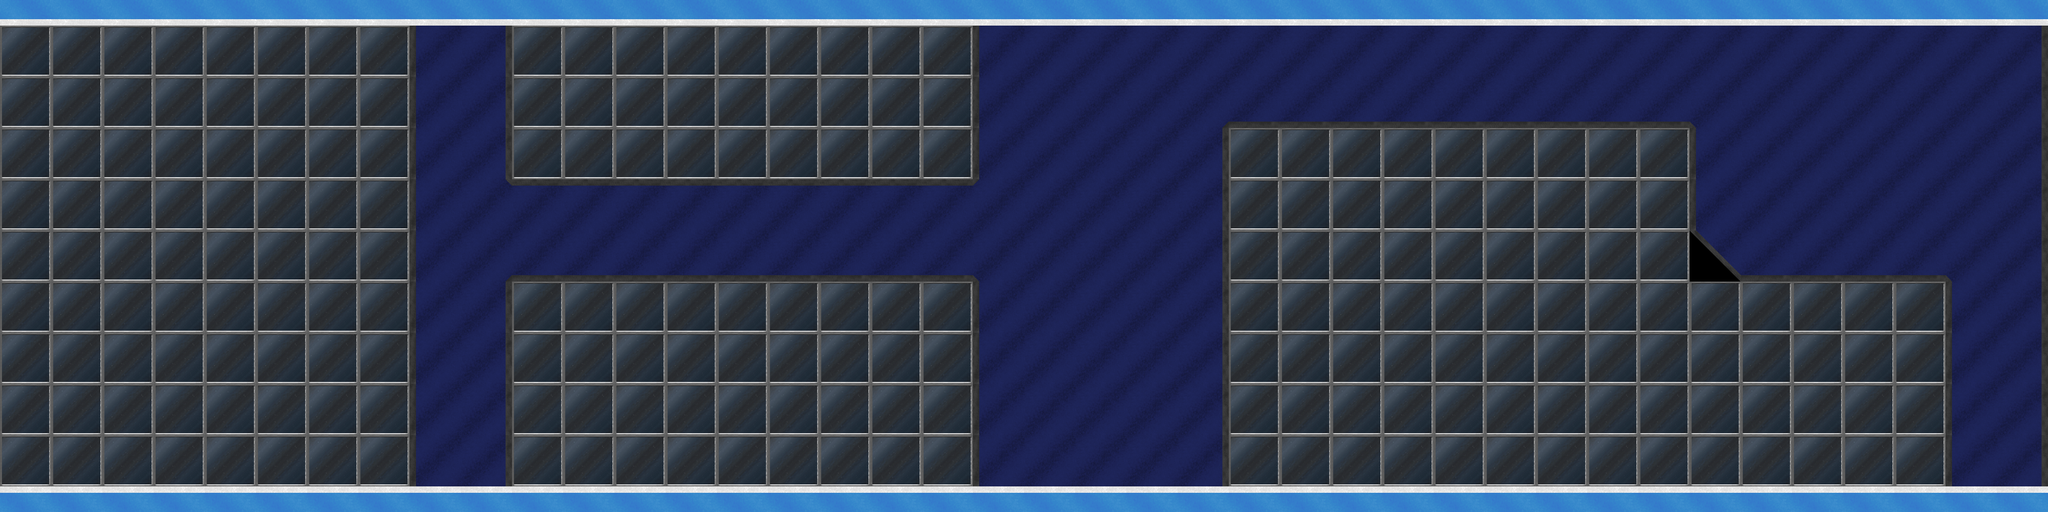

A level layout from a 2D game, rendered from its tile map. Below: a short description, then the map file with its tile-grid data intact:
An orthogonal 80x20 tile map with 64x64 px tiles, 1 tile layer (Tile Layer 1).

<map version="1.0" orientation="orthogonal" width="80" height="20" tilewidth="64" tileheight="64">
 <tileset firstgid="1" name="tiles" tilewidth="64" tileheight="64">
  <image source="../textures/tiles.png" width="1280" height="1280" />
 </tileset>
 <layer name="Tile Layer 1" width="80" height="20">
  <data encoding="csv">
21,22,21,22,21,22,21,22,21,22,21,22,21,22,21,22,21,22,21,22,21,22,21,22,21,22,21,22,21,22,21,22,21,22,21,22,21,22,21,22,21,22,21,22,21,22,21,22,21,22,21,22,21,22,21,22,21,22,21,22,21,22,21,22,21,22,21,22,21,22,21,22,21,22,21,22,21,22,21,22,
121,122,121,122,121,122,121,122,121,122,121,122,121,122,121,122,363,364,361,362,121,122,121,122,121,122,121,122,121,122,121,122,121,122,121,122,121,122,363,364,373,374,373,374,373,374,373,374,373,374,373,374,373,374,373,374,373,374,373,374,373,374,373,374,373,374,373,374,373,374,373,374,373,374,373,374,373,374,361,362,
141,142,141,142,141,142,141,142,141,142,141,142,141,142,141,142,383,384,381,382,141,142,141,142,141,142,141,142,141,142,141,142,141,142,141,142,141,142,383,384,393,394,393,394,393,394,393,394,393,394,393,394,393,394,393,394,393,394,393,394,393,394,393,394,393,394,393,394,393,394,393,394,393,394,393,394,393,394,381,382,
121,122,121,122,121,122,121,122,121,122,121,122,121,122,121,122,363,364,361,362,121,122,121,122,121,122,121,122,121,122,121,122,121,122,121,122,121,122,363,364,373,374,373,374,373,374,327,328,321,322,321,322,321,322,321,322,321,322,321,322,321,322,321,322,321,322,371,372,373,374,373,374,373,374,373,374,373,374,361,362,
141,142,141,142,141,142,141,142,141,142,141,142,141,142,141,142,383,384,381,382,141,142,141,142,141,142,141,142,141,142,141,142,141,142,141,142,141,142,383,384,393,394,393,394,393,394,347,348,341,342,341,342,341,342,341,342,341,342,341,342,341,342,341,342,341,342,391,392,393,394,393,394,393,394,393,394,393,394,381,382,
121,122,121,122,121,122,121,122,121,122,121,122,121,122,121,122,363,364,361,362,121,122,121,122,121,122,121,122,121,122,121,122,121,122,121,122,121,122,363,364,373,374,373,374,373,374,361,362,121,122,121,122,121,122,121,122,121,122,121,122,121,122,121,122,121,122,363,364,373,374,373,374,373,374,373,374,373,374,361,362,
141,142,141,142,141,142,141,142,141,142,141,142,141,142,141,142,383,384,381,382,141,142,141,142,141,142,141,142,141,142,141,142,141,142,141,142,141,142,383,384,393,394,393,394,393,394,381,382,141,142,141,142,141,142,141,142,141,142,141,142,141,142,141,142,141,142,383,384,393,394,393,394,393,394,393,394,393,394,381,382,
121,122,121,122,121,122,121,122,121,122,121,122,121,122,121,122,363,364,329,330,323,324,323,324,323,324,323,324,323,324,323,324,323,324,323,324,323,324,365,366,373,374,373,374,373,374,361,362,121,122,121,122,121,122,121,122,121,122,121,122,121,122,121,122,121,122,363,364,373,374,373,374,373,374,373,374,373,374,361,362,
141,142,141,142,141,142,141,142,141,142,141,142,141,142,141,142,383,384,349,350,343,344,343,344,343,344,343,344,343,344,343,344,343,344,343,344,343,344,385,386,393,394,393,394,393,394,381,382,141,142,141,142,141,142,141,142,141,142,141,142,141,142,141,142,141,142,383,384,393,394,393,394,393,394,393,394,393,394,381,382,
121,122,121,122,121,122,121,122,121,122,121,122,121,122,121,122,363,364,327,328,321,322,321,322,321,322,321,322,321,322,321,322,321,322,321,322,321,322,371,372,373,374,373,374,373,374,361,362,121,122,121,122,121,122,121,122,121,122,121,122,121,122,121,122,121,122,369,370,321,322,321,322,321,322,321,322,371,372,361,362,
141,142,141,142,141,142,141,142,141,142,141,142,141,142,141,142,383,384,347,348,341,342,341,342,341,342,341,342,341,342,341,342,341,342,341,342,341,342,391,392,393,394,393,394,393,394,381,382,141,142,141,142,141,142,141,142,141,142,141,142,141,142,141,142,141,142,389,390,341,342,341,342,341,342,341,342,391,392,381,382,
121,122,121,122,121,122,121,122,121,122,121,122,121,122,121,122,363,364,361,362,121,122,121,122,121,122,121,122,121,122,121,122,121,122,121,122,121,122,363,364,373,374,373,374,373,374,361,362,121,122,121,122,121,122,121,122,121,122,121,122,121,122,121,122,121,122,121,122,121,122,121,122,121,122,121,122,363,364,361,362,
141,142,141,142,141,142,141,142,141,142,141,142,141,142,141,142,383,384,381,382,141,142,141,142,141,142,141,142,141,142,141,142,141,142,141,142,141,142,383,384,393,394,393,394,393,394,381,382,141,142,141,142,141,142,141,142,141,142,141,142,141,142,141,142,141,142,141,142,141,142,141,142,141,142,141,142,383,384,381,382,
121,122,121,122,121,122,121,122,121,122,121,122,121,122,121,122,363,364,361,362,121,122,121,122,121,122,121,122,121,122,121,122,121,122,121,122,121,122,363,364,373,374,373,374,373,374,361,362,121,122,121,122,121,122,121,122,121,122,121,122,121,122,121,122,121,122,121,122,121,122,121,122,121,122,121,122,363,364,361,362,
141,142,141,142,141,142,141,142,141,142,141,142,141,142,141,142,383,384,381,382,141,142,141,142,141,142,141,142,141,142,141,142,141,142,141,142,141,142,383,384,393,394,393,394,393,394,381,382,141,142,141,142,141,142,141,142,141,142,141,142,141,142,141,142,141,142,141,142,141,142,141,142,141,142,141,142,383,384,381,382,
121,122,121,122,121,122,121,122,121,122,121,122,121,122,121,122,363,364,361,362,121,122,121,122,121,122,121,122,121,122,121,122,121,122,121,122,121,122,363,364,373,374,373,374,373,374,361,362,121,122,121,122,121,122,121,122,121,122,121,122,121,122,121,122,121,122,121,122,121,122,121,122,121,122,121,122,363,364,361,362,
141,142,141,142,141,142,141,142,141,142,141,142,141,142,141,142,383,384,381,382,141,142,141,142,141,142,141,142,141,142,141,142,141,142,141,142,141,142,383,384,393,394,393,394,393,394,381,382,141,142,141,142,141,142,141,142,141,142,141,142,141,142,141,142,141,142,141,142,141,142,141,142,141,142,141,142,383,384,381,382,
121,122,121,122,121,122,121,122,121,122,121,122,121,122,121,122,363,364,361,362,121,122,121,122,121,122,121,122,121,122,121,122,121,122,121,122,121,122,363,364,373,374,373,374,373,374,361,362,121,122,121,122,121,122,121,122,121,122,121,122,121,122,121,122,121,122,121,122,121,122,121,122,121,122,121,122,363,364,361,362,
141,142,141,142,141,142,141,142,141,142,141,142,141,142,141,142,383,384,381,382,141,142,141,142,141,142,141,142,141,142,141,142,141,142,141,142,141,142,383,384,393,394,393,394,393,394,381,382,141,142,141,142,141,142,141,142,141,142,141,142,141,142,141,142,141,142,141,142,141,142,141,142,141,142,141,142,383,384,381,382,
3,4,3,4,3,4,3,4,3,4,3,4,3,4,3,4,3,4,3,4,3,4,3,4,3,4,3,4,3,4,3,4,3,4,3,4,3,4,3,4,3,4,3,4,3,4,3,4,3,4,3,4,3,4,3,4,3,4,3,4,3,4,3,4,3,4,3,4,3,4,3,4,3,4,3,4,3,4,3,4
</data>
 </layer>
</map>
